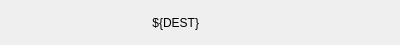
<?xml version="1.0" encoding="UTF-8"?>
<ui version="4.0">
 <class>Form</class>
 <widget class="QWidget" name="Form">
  <property name="geometry">
   <rect>
    <x>0</x>
    <y>0</y>
    <width>400</width>
    <height>45</height>
   </rect>
  </property>
  <property name="windowTitle">
   <string>Form</string>
  </property>
  <layout class="QHBoxLayout" name="horizontalLayout_2">
   <property name="spacing">
    <number>0</number>
   </property>
   <property name="leftMargin">
    <number>0</number>
   </property>
   <property name="topMargin">
    <number>0</number>
   </property>
   <property name="rightMargin">
    <number>0</number>
   </property>
   <property name="bottomMargin">
    <number>0</number>
   </property>
   <item>
    <layout class="QHBoxLayout" name="horizontalLayout">
     <property name="spacing">
      <number>3</number>
     </property>
     <item>
      <widget class="QLabel" name="label">
       <property name="text">
        <string>${DEST}</string>
       </property>
       <property name="alignment">
        <set>Qt::AlignRight|Qt::AlignTrailing|Qt::AlignVCenter</set>
       </property>
      </widget>
     </item>
     <item>
      <widget class="PyDMEnumButton" name="PyDMEnumButton">
       <property name="maximumSize">
        <size>
         <width>16777215</width>
         <height>25</height>
        </size>
       </property>
       <property name="toolTip">
        <string/>
       </property>
       <property name="channel" stdset="0">
        <string>ca://SIOC:SYS0:MP00:${DEST}_SOFT_PERMIT</string>
       </property>
       <property name="orientation" stdset="0">
        <enum>Qt::Horizontal</enum>
       </property>
       <property name="marginTop" stdset="0">
        <number>0</number>
       </property>
       <property name="marginBottom" stdset="0">
        <number>0</number>
       </property>
       <property name="marginLeft" stdset="0">
        <number>0</number>
       </property>
       <property name="marginRight" stdset="0">
        <number>0</number>
       </property>
       <property name="horizontalSpacing" stdset="0">
        <number>2</number>
       </property>
       <property name="verticalSpacing" stdset="0">
        <number>0</number>
       </property>
      </widget>
     </item>
    </layout>
   </item>
  </layout>
 </widget>
 <customwidgets>
  <customwidget>
   <class>PyDMEnumButton</class>
   <extends>QWidget</extends>
   <header>pydm.widgets.enum_button</header>
  </customwidget>
 </customwidgets>
 <resources/>
 <connections/>
</ui>
